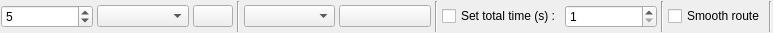
<?xml version="1.0" encoding="UTF-8"?>
<ui version="4.0">
 <class>routeUi</class>
 <widget class="QWidget" name="routeUi">
  <property name="geometry">
   <rect>
    <x>0</x>
    <y>0</y>
    <width>773</width>
    <height>33</height>
   </rect>
  </property>
  <property name="sizePolicy">
   <sizepolicy hsizetype="Minimum" vsizetype="Minimum">
    <horstretch>0</horstretch>
    <verstretch>0</verstretch>
   </sizepolicy>
  </property>
  <property name="windowTitle">
   <string>Form</string>
  </property>
  <layout class="QHBoxLayout" name="horizontalLayout">
   <property name="spacing">
    <number>4</number>
   </property>
   <property name="margin" stdset="0">
    <number>1</number>
   </property>
   <item>
    <widget class="QSpinBox" name="penSizeSB">
     <property name="toolTip">
      <string>Modify the width of the drawn route line</string>
     </property>
     <property name="minimum">
      <number>1</number>
     </property>
     <property name="value">
      <number>5</number>
     </property>
    </widget>
   </item>
   <item>
    <widget class="QComboBox" name="lineStyleCB">
     <property name="minimumSize">
      <size>
       <width>0</width>
       <height>0</height>
      </size>
     </property>
     <property name="toolTip">
      <string>Select line style of route</string>
     </property>
    </widget>
   </item>
   <item>
    <widget class="QPushButton" name="routeColorPB">
     <property name="sizePolicy">
      <sizepolicy hsizetype="Fixed" vsizetype="Fixed">
       <horstretch>0</horstretch>
       <verstretch>0</verstretch>
      </sizepolicy>
     </property>
     <property name="toolTip">
      <string>Select route color</string>
     </property>
     <property name="text">
      <string/>
     </property>
    </widget>
   </item>
   <item>
    <widget class="Line" name="line_2">
     <property name="orientation">
      <enum>Qt::Vertical</enum>
     </property>
    </widget>
   </item>
   <item>
    <widget class="QComboBox" name="vehicleCB">
     <property name="toolTip">
      <string>Select vehicle for the route</string>
     </property>
    </widget>
   </item>
   <item>
    <widget class="QPushButton" name="vehicleSettingsPB">
     <property name="sizePolicy">
      <sizepolicy hsizetype="Minimum" vsizetype="Fixed">
       <horstretch>0</horstretch>
       <verstretch>0</verstretch>
      </sizepolicy>
     </property>
     <property name="toolTip">
      <string>Vehicle Settings</string>
     </property>
     <property name="text">
      <string/>
     </property>
     <property name="icon">
      <iconset resource="routegen.qrc">
       <normaloff>:/icons/icons/settings.png</normaloff>:/icons/icons/settings.png</iconset>
     </property>
    </widget>
   </item>
   <item>
    <widget class="Line" name="line_3">
     <property name="orientation">
      <enum>Qt::Vertical</enum>
     </property>
    </widget>
   </item>
   <item>
    <widget class="QCheckBox" name="totalTimeCB">
     <property name="toolTip">
      <string>Turns on/off automatic route interpolation</string>
     </property>
     <property name="text">
      <string>Set total time (s) :</string>
     </property>
    </widget>
   </item>
   <item>
    <widget class="QSpinBox" name="routeTimeSB">
     <property name="enabled">
      <bool>true</bool>
     </property>
     <property name="toolTip">
      <string>Length of generated route in seconds</string>
     </property>
     <property name="minimum">
      <number>1</number>
     </property>
     <property name="maximum">
      <number>9999</number>
     </property>
    </widget>
   </item>
   <item>
    <widget class="Line" name="line">
     <property name="orientation">
      <enum>Qt::Vertical</enum>
     </property>
    </widget>
   </item>
   <item>
    <widget class="QCheckBox" name="smoothPathCB">
     <property name="text">
      <string>Smooth route</string>
     </property>
    </widget>
   </item>
   <item>
    <widget class="Line" name="line_4">
     <property name="orientation">
      <enum>Qt::Vertical</enum>
     </property>
    </widget>
   </item>
  </layout>
 </widget>
 <resources>
  <include location="routegen.qrc"/>
 </resources>
 <connections/>
</ui>
